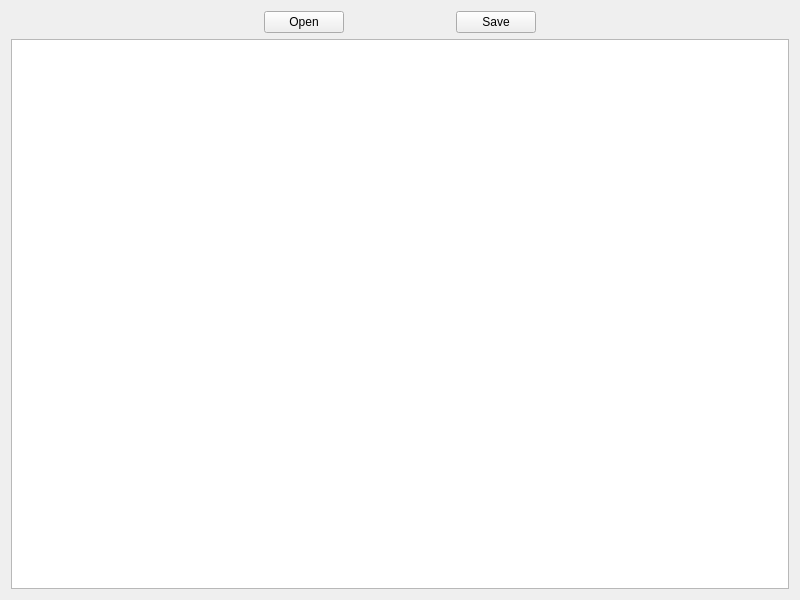
<?xml version="1.0" encoding="UTF-8"?>
<ui version="4.0">
 <class>Widget</class>
 <widget class="QWidget" name="Widget">
  <property name="geometry">
   <rect>
    <x>0</x>
    <y>0</y>
    <width>800</width>
    <height>600</height>
   </rect>
  </property>
  <property name="windowTitle">
   <string>Widget</string>
  </property>
  <layout class="QGridLayout" name="gridLayout">
   <item row="1" column="0" colspan="5">
    <widget class="QTextEdit" name="textEdit"/>
   </item>
   <item row="0" column="4">
    <spacer name="horizontalSpacer_2">
     <property name="orientation">
      <enum>Qt::Horizontal</enum>
     </property>
     <property name="sizeHint" stdset="0">
      <size>
       <width>251</width>
       <height>20</height>
      </size>
     </property>
    </spacer>
   </item>
   <item row="0" column="0">
    <spacer name="horizontalSpacer">
     <property name="orientation">
      <enum>Qt::Horizontal</enum>
     </property>
     <property name="sizeHint" stdset="0">
      <size>
       <width>251</width>
       <height>20</height>
      </size>
     </property>
    </spacer>
   </item>
   <item row="0" column="3">
    <widget class="QPushButton" name="saveButton">
     <property name="text">
      <string>Save</string>
     </property>
    </widget>
   </item>
   <item row="0" column="1">
    <widget class="QPushButton" name="openButton">
     <property name="text">
      <string>Open</string>
     </property>
    </widget>
   </item>
   <item row="0" column="2">
    <spacer name="horizontalSpacer_3">
     <property name="orientation">
      <enum>Qt::Horizontal</enum>
     </property>
     <property name="sizeType">
      <enum>QSizePolicy::Fixed</enum>
     </property>
     <property name="sizeHint" stdset="0">
      <size>
       <width>100</width>
       <height>20</height>
      </size>
     </property>
    </spacer>
   </item>
  </layout>
 </widget>
 <resources/>
 <connections/>
</ui>
